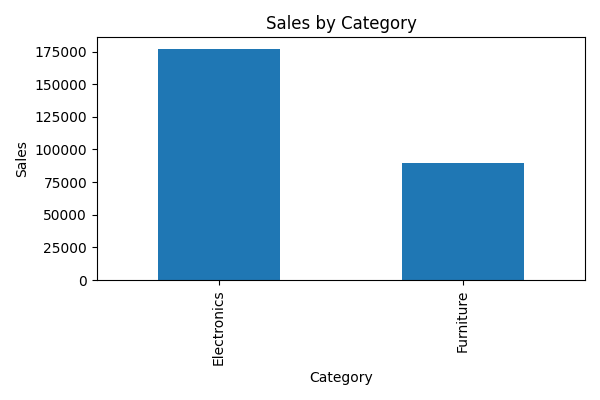

Here is the Python script that generated this plot:
import pandas as pd
import matplotlib.pyplot as plt

df = pd.read_csv("ecommerce_data.csv")

# Sales by Category
category_sales = df.groupby("Category")["Sales"].sum()

plt.figure(figsize=(6,4))
category_sales.plot(kind="bar")
plt.title("Sales by Category")
plt.ylabel("Sales")
plt.tight_layout()
plt.savefig("ecommerce_chart.png")

plt.show()
